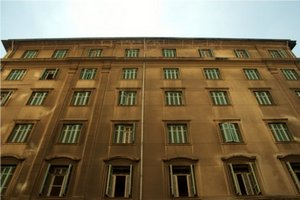
//> input picture Template_opencv/obyek04.jpg, 300 x 200 px
$ ./line_detection   (built with g++ and OpenCV 4)
//> lines starting //> are read from the running program, lines starting //| are printed output that depends on the picture; after the words box and inside, x2 and y2 are one past the last pixel; in counts of white or black regions, pixels touching at a corner belong together
### Template_opencv/stdafx.h
// stdafx.h : include file for standard system include files,
// or project specific include files that are used frequently, but
// are changed infrequently
//

#pragma once

#include "targetver.h"

#include <stdio.h>
#include <tchar.h>


// TODO: reference additional headers your program requires here

### Template_opencv/line_detection.cpp
#include "stdafx.h"
#include "opencv2/imgcodecs.hpp"
#include "opencv2/highgui.hpp"
#include "opencv2/imgproc.hpp"
using namespace cv;
using namespace std;
int main(int argc, char** argv)
{
	Mat dst, cdst, cdstP;
	const char* default_file = "obyek04.jpg";
	const char* filename = argc >= 2 ? argv[1] : default_file;
	Mat src = imread(filename, IMREAD_GRAYSCALE);
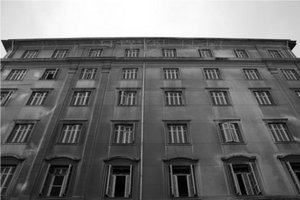
//> src: 200 rows x 300 cols, CV_8UC1; min 0, max 255, mean 109.4
	if (src.empty()) {
		printf(" Error\n");
		printf(" Program Arguments: [image_name -- default %s] \n", default_file);
		return -1;
	}
	Canny(src, dst, 50, 200, 3);
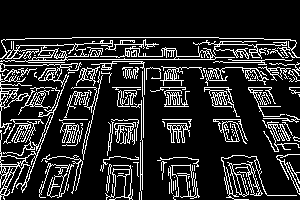
//> dst: 200 rows x 300 cols, CV_8UC1; 16.3% white in thin lines or dots, all inside (x1, y1, x2, y2) = (0, 37, 300, 200)
	cvtColor(dst, cdst, COLOR_GRAY2BGR);
	cdstP = cdst.clone();
	// Standard Hough Line Transform
	vector<Vec2f> lines;
	HoughLines(dst, lines, 1, CV_PI / 180, 150, 0, 0);
//> lines = 4 lines (rho, theta): [59, 1.57], [61, 1.55], [87, 1.57], [56, 1.57]
	// Draw the lines
	for (size_t i = 0; i < lines.size(); i++)
	{
		float rho = lines[i][0], theta = lines[i][1];
		Point pt1, pt2;
		double a = cos(theta), b = sin(theta);
		double x0 = a * rho, y0 = b * rho;
		pt1.x = cvRound(x0 + 1000 * (-b));
		pt1.y = cvRound(y0 + 1000 * (a));
		pt2.x = cvRound(x0 - 1000 * (-b));
		pt2.y = cvRound(y0 - 1000 * (a));
		line(cdst, pt1, pt2, Scalar(0, 0, 255), 3, LINE_AA);
	}
//> this loop made 4 passes
//> (rho, theta, a, x0, y0) on passes 1 to 4: (59, 1.57, -4.37e-08, -2.58e-06, 59), (61, 1.55, 0.0175, 1.06, 60.99), (87, 1.57, -4.37e-08, -3.8e-06, 87), (56, 1.57, -4.37e-08, -2.45e-06, 56)
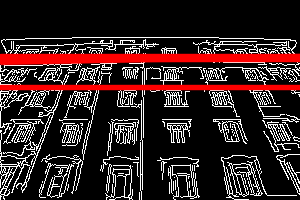
//> cdst: 200 rows x 300 cols, CV_8UC3; mean B, G, R 36.5, 36.5, 55.2
	// Probabilistic Line Transform
	vector<Vec4i> linesP;
	HoughLinesP(dst, linesP, 1, CV_PI / 180, 50, 50, 10);
//> linesP = 36 lines (x1, y1, x2, y2), first 8: [61, 59, 214, 59], [51, 56, 214, 56], [72, 37, 218, 37], [34, 87, 99, 87], [195, 44, 295, 44], [3, 45, 83, 44], [0, 119, 92, 119], [242, 68, 299, 68]
	// Draw the lines
	for (size_t i = 0; i < linesP.size(); i++)
	{
		Vec4i l = linesP[i];
		line(cdstP, Point(l[0], l[1]), Point(l[2], l[3]), Scalar(0, 0, 255), 3,
			LINE_AA);
	}
//> this loop made 36 passes
//> l on passes 1 to 12: [61, 59, 214, 59], [51, 56, 214, 56], [72, 37, 218, 37], [34, 87, 99, 87], [195, 44, 295, 44], [3, 45, 83, 44], [0, 119, 92, 119], [242, 68, 299, 68], [2, 57, 67, 60], [243, 72, 299, 75], [242, 69, 299, 70], [54, 51, 115, 47]
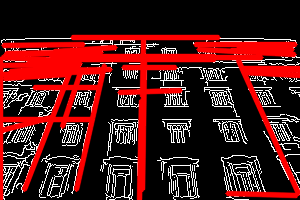
//> cdstP: 200 rows x 300 cols, CV_8UC3; mean B, G, R 25.3, 25.3, 80.1

	imshow("Source", src);
	imshow("Standard Hough Line Transform", cdst);
	imshow("Probabilistic Line Transform", cdstP);
	waitKey();
	return 0;
}
